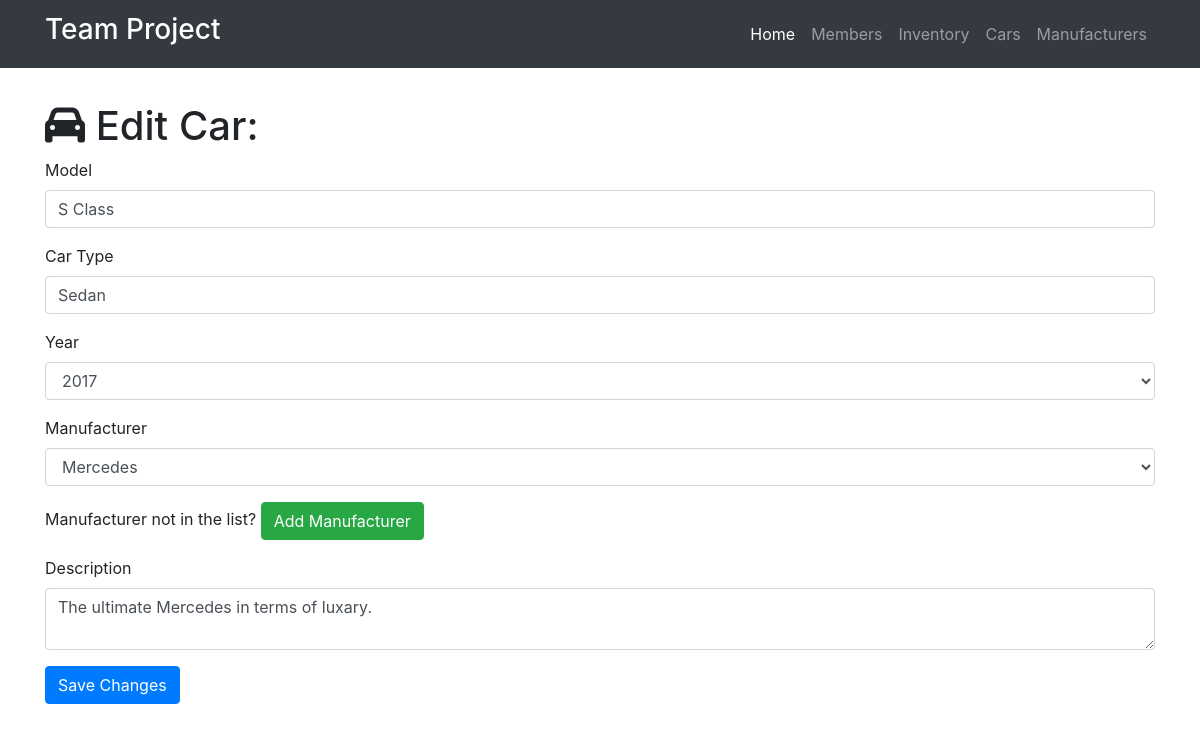
The page /car/edit/2 on the database its author committed.
### project.py (models this page shows)
class Car(db.Model):
    __tablename__ = 'cars'
    id = db.Column(db.Integer, primary_key=True)
    model = db.Column(db.Integer)
    cartype = db.Column(db.String(256))
    year = db.Column(db.Integer)
    description = db.Column(db.Text)
    manufacturer_id = db.Column(db.Integer, db.ForeignKey('manufacturers.id'))

### project.py (the view, shortened to what this page needs)
@app.route('/car/edit/<int:id>', methods=['GET', 'POST'])
def edit_car(id):
    car = Car.query.filter_by(id=id).first()
    manufacturers = Manufacturer.query.all()
    if request.method == 'GET':
        return render_template('car-edit.html', car=car, manufacturers=manufacturers)

### templates/car-edit.html (shortened to what this page needs)
{% extends "home-base.html" %}
{% block head%}
  {{super()}}
{% endblock %}
{% block page_content %}
<div class="container">
   <h1 class="mt-5"><i class="fa fa-car" aria-hidden="true"></i> Edit Car:</h1>
  <form action="/car/edit/{{car.id}}" method="post">
    <div class="form-group">
      <label>Model</label>
      <input class="form-control" type="text" name="model" value="{{car.model}}" required="true">
    </div>
    <div class="form-group">
    <label>Car Type</label>
    <input class="form-control" type="text" name="cartype" value="{{car.cartype}}" required="true">
  </div>
  <div class="form-group">
  <label>Year</label>
  <select class="form-control" name="year">
        {% for i in range(1970, 2021) %}
          {% if i == 2017 %}
            <option selected="selected">{{i}}</option>
          {% else %}
            <option>{{i}}</option>
          {% endif %}
        {% endfor %}
      </select>
</div>
<div class="form-group">
        <label>Manufacturer</label>
        <select class="form-control" name="manufacturer">
          {% for manufacturer in manufacturers %}
            {% if manufacturer == car.manufacturer %}
              <option selected="selected">{{manufacturer.name}}</option>
            {% else %}
              <option>{{manufacturer.name}}</option>
            {% endif %}
          {% endfor %}
        </select>
      </div>
      <div class="form-group">
        Manufacturer not in the list? <a href="/manufacturer/add" class="btn btn-success" role="button" aria-disabled="true">Add Manufacturer</a>
      </div>
    <div class="form-group">
      <label>Description</label>
      <textarea class="form-control" name="description" required="true">{{car.description}}</textarea>
    </div>
    <button type="submit" class="btn btn-primary">Save Changes</button>
  </form>
 </div>
{% endblock %}

### templates/car-edit.html (style rules this page uses)
body { padding-top: 54px; }

### rows shown on the page
Car: model "S Class", cartype "Sedan", description "The ultimate Mercedes in terms of luxary."

### other values the page prints
form field year "2017"
form field manufacturer "Mercedes"
